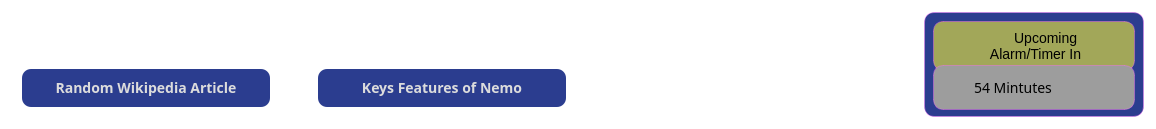
               <widget class="QFrame" name="frame_7">
                <property name="styleSheet">
                 <string notr="true">background-color:transparent;</string>
                </property>
                <property name="frameShape">
                 <enum>QFrame::StyledPanel</enum>
                </property>
                <property name="frameShadow">
                 <enum>QFrame::Raised</enum>
                </property>
                <layout class="QGridLayout" name="gridLayout_15">
                 <item row="0" column="2" rowspan="2">
                  <widget class="QFrame" name="frame_5">
                   <property name="minimumSize">
                    <size>
                     <width>220</width>
                     <height>105</height>
                    </size>
                   </property>
                   <property name="maximumSize">
                    <size>
                     <width>230</width>
                     <height>105</height>
                    </size>
                   </property>
                   <property name="styleSheet">
                    <string notr="true">background-color: rgb(43, 61, 143);
 /* Replace with the actual object name */
    background-color: qlineargradient(spread:pad, x1:0, y1:0, x2:1, y2:1, 
        stop:0 rgba(61, 70, 235, 100), 
        stop:1 rgba(95, 52, 255, 100));
    color: rgba(220, 220, 220, 255);  /* Light gray text */
    border: 1px solid rgba(255, 105, 255, 100);  /* Subtle neon border */
    border-radius: 10px;  /* Rounded edges */
    padding: 8px;
    font-size: 14px;
</string>
                   </property>
                   <property name="frameShape">
                    <enum>QFrame::StyledPanel</enum>
                   </property>
                   <property name="frameShadow">
                    <enum>QFrame::Raised</enum>
                   </property>
                   <layout class="QVBoxLayout" name="verticalLayout_8">
                    <property name="spacing">
                     <number>0</number>
                    </property>
                    <property name="leftMargin">
                     <number>0</number>
                    </property>
                    <property name="topMargin">
                     <number>0</number>
                    </property>
                    <property name="rightMargin">
                     <number>0</number>
                    </property>
                    <property name="bottomMargin">
                     <number>0</number>
                    </property>
                    <item>
                     <widget class="QPushButton" name="pushButton">
                      <property name="minimumSize">
                       <size>
                        <width>130</width>
                        <height>50</height>
                       </size>
                      </property>
                      <property name="font">
                       <font>
                        <pointsize>-1</pointsize>
                       </font>
                      </property>
                      <property name="styleSheet">
                       <string notr="true">background-color: rgb(171, 171, 0);
color: rgb(255, 255, 255);
color: rgb(0, 0, 0);
background-color:qlineargradient(spread:pad, x1:0, y1:0, x2:0.023, y2:0.023, stop:0 rgba(0, 0, 0, 106), stop:0.05 rgba(14, 8, 73, 255), stop:0.36 rgba(31, 38, 81, 255), stop:0.613636 rgba(58, 58, 58, 255), stop:0.79 rgba(244, 70, 5, 255), stop:0.795455 rgba(144, 16, 144, 255), stop:0.86 rgba(255, 136, 0, 255), stop:0.935 rgba(239, 236, 55, 155));</string>
                      </property>
                      <property name="text">
                       <string>      Upcoming 
 Alarm/Timer In</string>
                      </property>
                      <property name="icon">
                       <iconset resource="static/resource.qrc">
                        <normaloff>:/icon/icon/alarmicon.png</normaloff>:/icon/icon/alarmicon.png</iconset>
                      </property>
                      <property name="iconSize">
                       <size>
                        <width>40</width>
                        <height>40</height>
                       </size>
                      </property>
                     </widget>
                    </item>
                    <item>
                     <widget class="QLabel" name="timer_label">
                      <property name="minimumSize">
                       <size>
                        <width>0</width>
                        <height>45</height>
                       </size>
                      </property>
                      <property name="font">
                       <font>
                        <family>Segoe UI Black</family>
                        <pointsize>13</pointsize>
                        <weight>10</weight>
                        <italic>false</italic>
                        <bold>false</bold>
                       </font>
                      </property>
                      <property name="styleSheet">
                       <string notr="true">background-color: rgb(157, 157, 157);
color: rgb(0, 0, 0);
font: 87 13pt &quot;Segoe UI Black&quot;;</string>
                      </property>
                      <property name="text">
                       <string>        54 Mintutes</string>
                      </property>
                     </widget>
                    </item>
                   </layout>
                  </widget>
                 </item>
                 <item row="1" column="0">
                  <widget class="QFrame" name="frame">
                   <property name="styleSheet">
                    <string notr="true">background-color: transparent;</string>
                   </property>
                   <layout class="QHBoxLayout" name="horizontalLayout_9">
                    <item>
                     <widget class="QPushButton" name="randomarticle_btn">
                      <property name="minimumSize">
                       <size>
                        <width>250</width>
                        <height>40</height>
                       </size>
                      </property>
                      <property name="font">
                       <font>
                        <family>Arial,sans-serif</family>
                        <pointsize>-1</pointsize>
                        <weight>62</weight>
                        <bold>true</bold>
                       </font>
                      </property>
                      <property name="cursor">
                       <cursorShape>PointingHandCursor</cursorShape>
                      </property>
                      <property name="styleSheet">
                       <string notr="true">QPushButton {
    background-color: qlineargradient(spread:pad, x1:0, y1:0, x2:1, y2:1, 
        stop:0 rgba(234, 0, 255, 255), 
        stop:0.573864 rgba(61, 70, 235, 255), 
        stop:0.98 rgba(95, 52, 255, 255), 
        stop:1 rgba(0, 0, 0, 0));
    color: rgba(220, 220, 220, 255);
    border: 1px solid rgba(255, 105, 255, 100);
    border-radius: 15px;
    padding: 12px 20px;
    font-family: 'Arial', sans-serif;
    font-size: 16px;
    font-weight: 500;
    box-shadow: 0 0 5px rgba(234, 0, 255, 0.3);
    text-shadow: 0 0 3px rgba(0, 0, 0, 0.5);  /* Added text shadow */
background-color: rgb(43, 61, 143);
 /* Replace with the actual object name */
    background-color: qlineargradient(spread:pad, x1:0, y1:0, x2:1, y2:1, 
        stop:0 rgba(61, 70, 235, 100), 
        stop:1 rgba(95, 52, 255, 100));
    color: rgba(220, 220, 220, 255);  /* Light gray text */
     border: 2px solid transparent;
        outline: none;
    border-radius: 10px;  /* Rounded edges */
    padding: 8px;
    font-size: 14px;

}
QPushButton:hover {
    background-color: qlineargradient(spread:pad, x1:0, y1:0, x2:1, y2:1, 
        stop:0 rgba(255, 105, 255, 255), 
        stop:0.573864 rgba(100, 120, 255, 255), 
        stop:0.98 rgba(150, 120, 255, 255), 
        stop:1 rgba(0, 0, 0, 0));
    color: rgba(30, 30, 30, 255);
    border: 1px solid rgba(255, 105, 255, 255);
    box-shadow: 0 0 15px rgba(255, 105, 255, 0.7);
    text-shadow: 0 0 3px rgba(255, 255, 255, 0.5);  /* White shadow on hover */
    transition: all 0.3s ease;
}

    QPushButton:pressed {
        background: qlineargradient(spread:pad, x1:0, y1:1, x2:1, y2:0, 
                                    stop:0 #007bff, stop:1 #ff00ff);
        border: 2px solid #ff00ff;
    }</string>
                      </property>
                      <property name="text">
                       <string>Random Wikipedia Article</string>
                      </property>
                     </widget>
                    </item>
                    <item>
                     <spacer name="horizontalSpacer_7">
                      <property name="orientation">
                       <enum>Qt::Horizontal</enum>
                      </property>
                      <property name="sizeHint" stdset="0">
                       <size>
                        <width>40</width>
                        <height>20</height>
                       </size>
                      </property>
                     </spacer>
                    </item>
                    <item>
                     <widget class="QPushButton" name="featuresofnemo_btn">
                      <property name="minimumSize">
                       <size>
                        <width>250</width>
                        <height>40</height>
                       </size>
                      </property>
                      <property name="font">
                       <font>
                        <family>Arial,sans-serif</family>
                        <pointsize>-1</pointsize>
                        <weight>62</weight>
                        <bold>true</bold>
                       </font>
                      </property>
                      <property name="cursor">
                       <cursorShape>PointingHandCursor</cursorShape>
                      </property>
                      <property name="styleSheet">
                       <string notr="true">QPushButton {
    background-color: qlineargradient(spread:pad, x1:0, y1:0, x2:1, y2:1, 
        stop:0 rgba(234, 0, 255, 255), 
        stop:0.573864 rgba(61, 70, 235, 255), 
        stop:0.98 rgba(95, 52, 255, 255), 
        stop:1 rgba(0, 0, 0, 0));
    color: rgba(220, 220, 220, 255);
    border: 1px solid rgba(255, 105, 255, 100);
    border-radius: 15px;
    padding: 12px 20px;
    font-family: 'Arial', sans-serif;
    font-size: 16px;
    font-weight: 500;
    box-shadow: 0 0 5px rgba(234, 0, 255, 0.3);
    text-shadow: 0 0 3px rgba(0, 0, 0, 0.5);  /* Added text shadow */
background-color: rgb(43, 61, 143);
 /* Replace with the actual object name */
    background-color: qlineargradient(spread:pad, x1:0, y1:0, x2:1, y2:1, 
        stop:0 rgba(61, 70, 235, 100), 
        stop:1 rgba(95, 52, 255, 100));
    color: rgba(220, 220, 220, 255);  /* Light gray text */
     border: 2px solid transparent;
        outline: none;
    border-radius: 10px;  /* Rounded edges */
    padding: 8px;
    font-size: 14px;

}
QPushButton:hover {
    background-color: qlineargradient(spread:pad, x1:0, y1:0, x2:1, y2:1, 
        stop:0 rgba(255, 105, 255, 255), 
        stop:0.573864 rgba(100, 120, 255, 255), 
        stop:0.98 rgba(150, 120, 255, 255), 
        stop:1 rgba(0, 0, 0, 0));
    color: rgba(30, 30, 30, 255);
    border: 1px solid rgba(255, 105, 255, 255);
    box-shadow: 0 0 15px rgba(255, 105, 255, 0.7);
    text-shadow: 0 0 3px rgba(255, 255, 255, 0.5);  /* White shadow on hover */
    transition: all 0.3s ease;
}

    QPushButton:pressed {
        background: qlineargradient(spread:pad, x1:0, y1:1, x2:1, y2:0, 
                                    stop:0 #007bff, stop:1 #ff00ff);
        border: 2px solid #ff00ff;
    }</string>
                      </property>
                      <property name="text">
                       <string>Keys Features of Nemo</string>
                      </property>
                     </widget>
                    </item>
                   </layout>
                  </widget>
                 </item>
                 <item row="0" column="0" colspan="2">
                  <spacer name="horizontalSpacer_9">
                   <property name="orientation">
                    <enum>Qt::Horizontal</enum>
                   </property>
                   <property name="sizeHint" stdset="0">
                    <size>
                     <width>762</width>
                     <height>20</height>
                    </size>
                   </property>
                  </spacer>
                 </item>
                 <item row="1" column="1">
                  <spacer name="horizontalSpacer_8">
                   <property name="orientation">
                    <enum>Qt::Horizontal</enum>
                   </property>
                   <property name="sizeHint" stdset="0">
                    <size>
                     <width>336</width>
                     <height>20</height>
                    </size>
                   </property>
                  </spacer>
                 </item>
                </layout>
               </widget>
